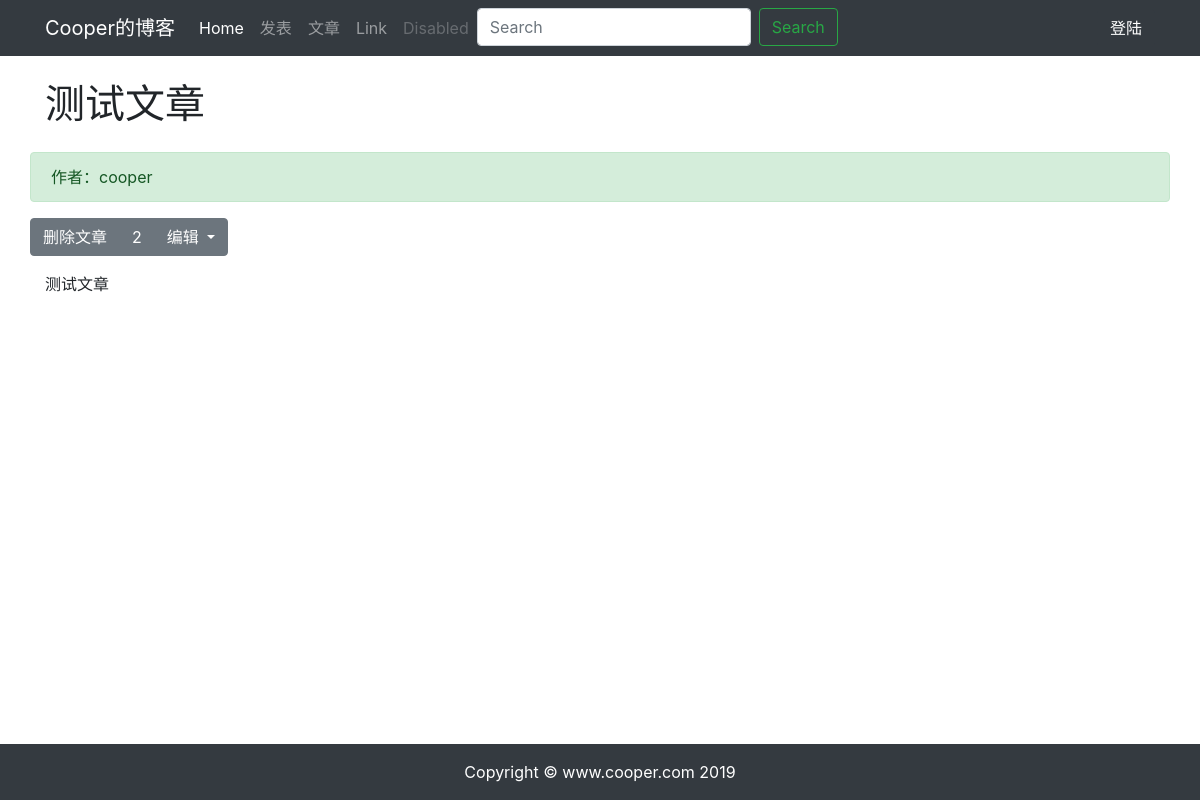
The page /article/article-detail/15/ on the database as committed earlier.
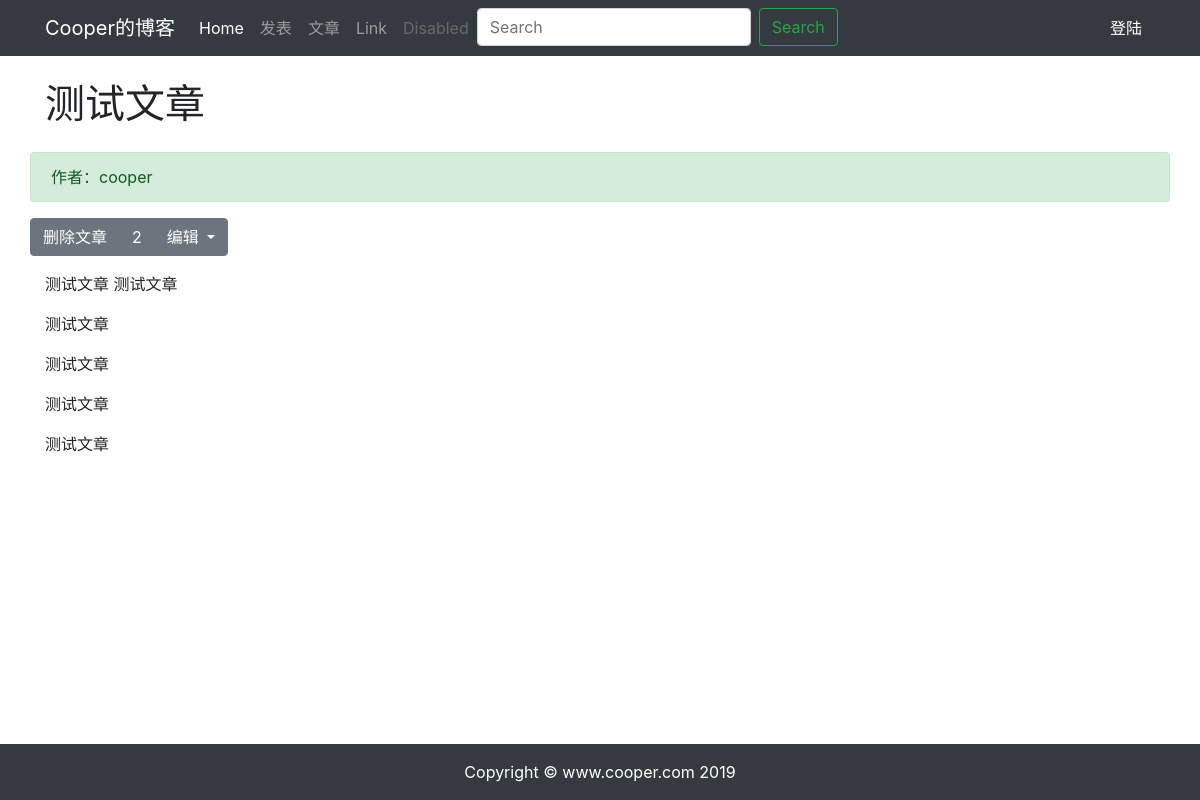
The same page on the database as committed later.
### article/models.py (models this page shows, shortened)
class ArticlePost(models.Model):
    author = models.ForeignKey(User, on_delete=models.CASCADE)
    title = models.CharField(max_length=100)
    body = models.TextField()
    created = models.DateTimeField(default=timezone.now)
    updated = models.DateTimeField(auto_now=True)
    class Meta:
        ordering = ('-created',)
        verbose_name = '文章'
        verbose_name_plural = verbose_name

### article/views.py (the view)
# urls.py: path('article-detail/<int:article_id>/', views.article_detail, name='article_detail'),
def article_detail(request, article_id):
    try:
        article = ArticlePost.objects.get(id=article_id)
        article.body = markdown.markdown(
            article.body,
            extensions=[
                'markdown.extensions.extra',
                'markdown.extensions.codehilite',
            ])
        context = {'article': article}
        return render(request, 'article/detail.html', context)
    except Exception as e:
        return redirect('err:not_found', e=e)

### templates/article/detail.html (shortened to what this page needs)
{% extends "base.html" %}
{% load staticfiles %}
{% block content %}
    <div class="container">
        <div class="row">
            <h1 class="col-12 mt-4 mb-4">{{ article.title }}</h1>
            <div class="col-12 alert alert-success">作者：{{ article.author }}</div>
            <div class="btn-group" role="group" aria-label="Button group with nested dropdown">
                <button type="button" onclick="confirm_delete()" class="btn btn-secondary">删除文章</button>
                <button type="button" class="btn btn-secondary">2</button>
                <div class="btn-group" role="group">
                    <button id="btnGroupDrop1" type="button" class="btn btn-secondary dropdown-toggle"
                            data-toggle="dropdown" aria-haspopup="true" aria-expanded="false">
                        编辑
                    </button>
                </div>
            </div>
            <div class="col-12">
                <p>{{ article.body|safe }}</p>
            </div>
        </div>
    </div>
{% endblock content %}

Rows that differ between the two databases and show on the page:
changed ArticlePost "测试文章": body "测试文章" → "测试文章 测试文章 测试文章 测试文章 测试文章 测试文章"
